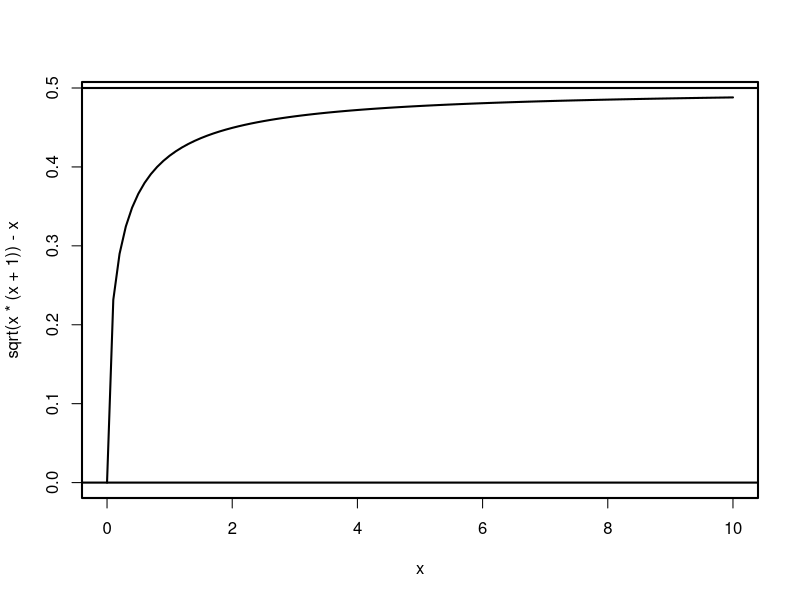
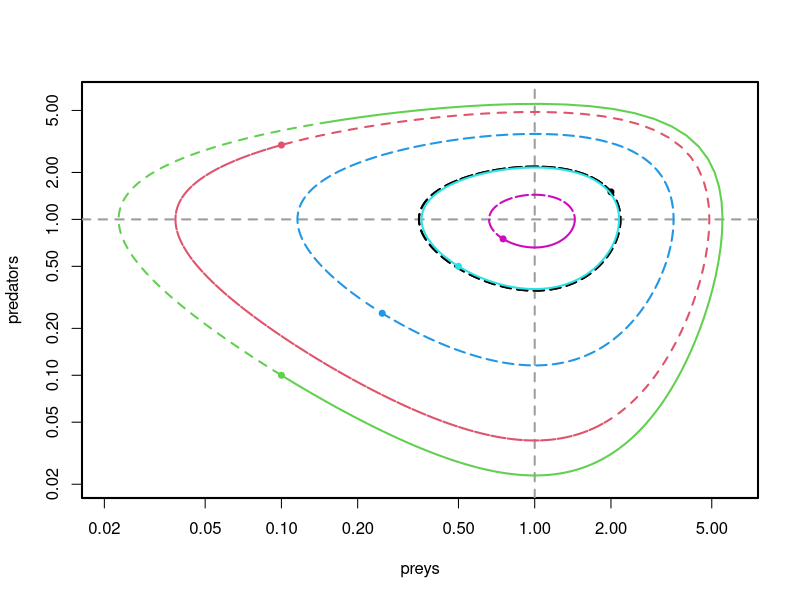
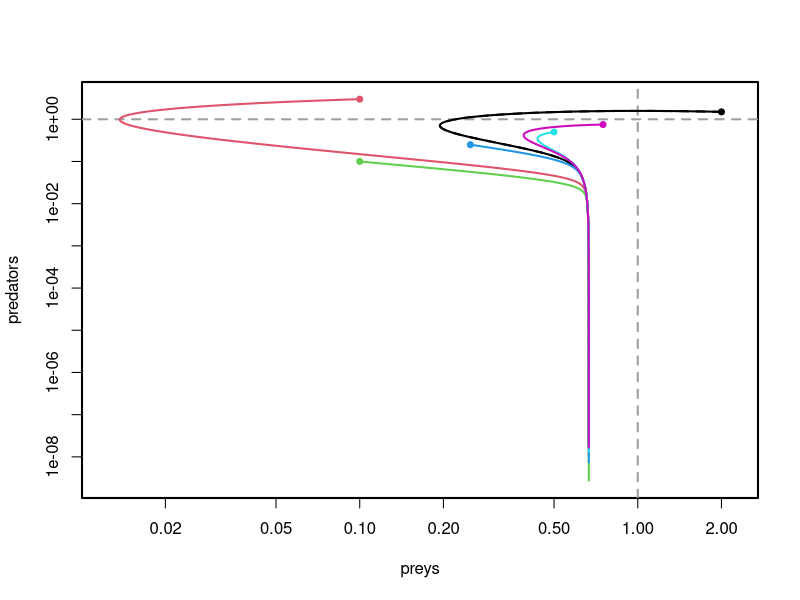
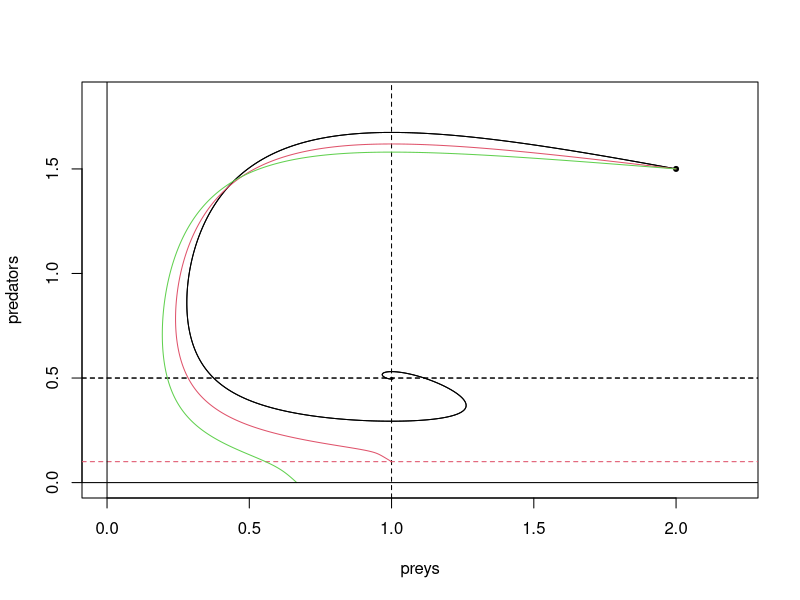
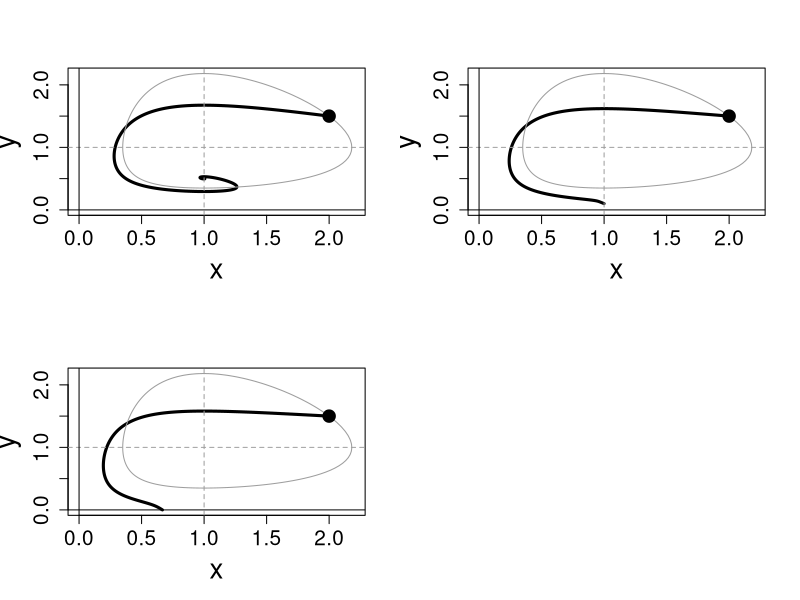
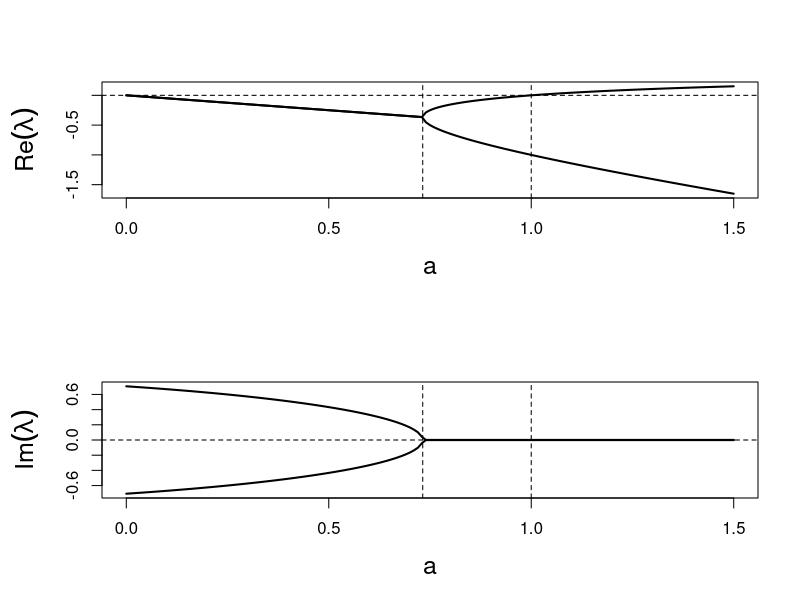

R code for these plots, in order:
# Lotka-Volterra model with density-dependence

rm(list=ls()); par(mfrow=c(1, 1), lwd=2)
library(deSolve)
exportFig <- FALSE
dirFig <- '../Figures/'
figName <- 'LotkaVolterraDD'

# Parms
tMax <- 15; tNb <- 1e3; tGrid <- seq(0, tMax, by=.05)
y0List <- list(c(2, 1.5), c(.1, 3), c(.1, .1), c(.25, .25), c(.5, .5), c(.75, .75)); 
y0Nb <- length(y0List)

################################################################################
# Function sqrt(x(x+1)) - x
curve(sqrt(x*(x+1)) - x, from=0, to=10)
abline(h=c(0, 1/2))

################################################################################
# Regular Lotka-Volterra (r = 1)
# xp = x (1 - y); yp = - m y (1 - x)
m <- 1; parms1 <- c(m=m)
Model1 <- function(t, y, parms){return(list(c(y[1]*(1-y[2]), -parms[1]*y[2]*(1-y[1]))))}
Model1(0, y0List[[1]], parms1)
path1List <- list()
for(i in 1:y0Nb){
  path1List[[i]] <- ode.2D(y=y0List[[i]], times=tGrid, func=Model1, parms=parms1, dimens=c(1, 1), method='ode45')
}
xMax <- 1.1*max(sapply(1:y0Nb, function(i){max(path1List[[i]][, 2])}))
yMax <- 1.1*max(sapply(1:y0Nb, function(i){max(path1List[[i]][, 3])}))
xMin <- 0.9*min(sapply(1:y0Nb, function(i){min(path1List[[i]][, 2])}))
yMin <- 0.9*min(sapply(1:y0Nb, function(i){min(path1List[[i]][, 3])}))
plot(path1List[[1]][, 2], path1List[[1]][, 3], xlab='preys', ylab='predators', 
     log='xy', xlim=c(xMin, xMax), ylim=c(yMin, yMax), type='l', lty=2)
abline(h=1, v=1, lty=2, col=8)
for(i in 1:y0Nb){
  lines(path1List[[i]][, 2], path1List[[i]][, 3], col=i, lty=2)
  points(y0List[[i]][1], y0List[[i]][2], pch=20, col=i)
}

################################################################################
# Lotka-Volterra with density-dependence
# xp = x ( 1 - y); yp = - m y (1 - x)
m <- 0.5; a <- 1.5; parms2 <- c(m=m, a=a)
a1 <- 2*(sqrt(m*(m+1)) - m)
tMax <- 100; tNb <- 1e3; tGrid <- seq(0, tMax, by=.05)
Model2 <- function(t, y, parms){return(list(c(y[1]*(1-y[2]-parms[2]*y[1]), -parms[1]*y[2]*(1-y[1]))))}
Stat <- function(parms){c(1, 1-parms[2])}
JacobStat <- function(parms){matrix(c(-parms[2], -1, parms[1]*(1-parms[2]), 0), byrow=TRUE, 2, 2)}
Carac <- function(lambda, J){det(lambda*diag(2) - J)}
PolStat <- function(lambda, parms){lambda^2 + parms[2]*lambda + parms[1]*(1 - parms[2])}
Model2(0, y0List[[1]], parms2)
path2List <- list()
for(i in 1:y0Nb){
  path2List[[i]] <- ode.2D(y=y0List[[i]], times=tGrid, func=Model2, parms=parms2, dimens=c(1, 1), method='ode45')
}
xMax <- 1.1*max(sapply(1:y0Nb, function(i){max(path2List[[i]][, 2])}))
yMax <- 1.1*max(sapply(1:y0Nb, function(i){max(path2List[[i]][, 3])}))
xMin <- 0.9*min(sapply(1:y0Nb, function(i){min(path2List[[i]][, 2])}))
yMin <- 0.9*min(sapply(1:y0Nb, function(i){min(path2List[[i]][, 3])}))
plot(path2List[[1]][, 2], path2List[[1]][, 3], xlab='preys', ylab='predators', 
     log='xy', xlim=c(xMin, xMax), ylim=c(yMin, yMax), type='l', lty=2)
abline(h=1, v=1, lty=2, col=8)
for(i in 1:y0Nb){
  lines(path2List[[i]][, 2], path2List[[i]][, 3], col=i)
  points(y0List[[i]][1], y0List[[i]][2], pch=20, col=i)
}
abline(h=Stat(parms2)[2], lty=2, col=8)

stat <- Stat(parms2)
Model2(0, stat, parms2)
Jstat <- JacobStat(parms2)
print(Jstat)
print(matrix(c(-a, -1, m*(1-a), 0), byrow=TRUE, 2, 2))
print(c(det(Jstat), m*(1-a)))
lambda <- rnorm(1); print(c(Carac(lambda, Jstat), PolStat(lambda, parms2)))
delta <- a^2 - 4*m*(1 - a)
print(eigen(Jstat)$values)
print(c((-a+sqrt(as.complex(delta)))/2, (-a-sqrt(as.complex(delta)))/2))

################################################################################
# Different parms
par(mfrow=c(1, 1), lwd=1)
tMax <- 100; tNb <- 1e3; tGrid <- seq(0, tMax, by=.01)
y0Num <- 1; y0 <- y0List[[y0Num]]
m <- 0.5; a1 <- 2*(sqrt(m*(m+1)) - m)
# aList <- c(0.25, 0.5, 0.9, 1, 1.1, 1.5); parmsNb <- length(aList)
aList <- c(0.5, 0.9, 1.5); parmsNb <- length(aList)
parmsList <- list(); for(i in 1:parmsNb){parmsList[[i]] <- c(m=m, a=aList[i])}
path3List <- list()
for(i in 1:parmsNb){
  path3List[[i]] <- ode.2D(y=y0, times=tGrid, func=Model2, parms=parmsList[[i]], dimens=c(1, 1), method='ode45')
}
xMax <- 1.1*max(sapply(1:parmsNb, function(i){max(path3List[[i]][, 2])}))
yMax <- 1.1*max(sapply(1:parmsNb, function(i){max(path3List[[i]][, 3])}))
xMin <- 0; #0.9*min(sapply(1:parmsNb, function(i){min(path3List[[i]][, 2])}))
yMin <- 0; #0.9*min(sapply(1:parmsNb, function(i){min(path3List[[i]][, 3])}))
plot(path3List[[1]][, 2], path3List[[1]][, 3], xlab='preys', ylab='predators', 
      xlim=c(xMin, xMax), ylim=c(yMin, yMax), type='l')
points(y0[1], y0[2], pch=20)
abline(v=Stat(parmsList[[1]])[1], lty=2, col=1)
abline(h=Stat(parmsList[[1]])[2], lty=2, col=1)
for(i in 1:parmsNb){
  lines(path3List[[i]][, 2], path3List[[i]][, 3], col=i)
  abline(h=Stat(parmsList[[i]])[2], lty=2, col=i)
}
abline(h=0, v=0)

# Plots
par(mfrow=c(2, 2))
yMax <- max(yMax, max(path1List[[y0Num]][, 3]))
for(i in 1:parmsNb){
  if(exportFig){png(paste0(dirFig, figName, '-m', m, '-a', aList[i], '.png'))}
  plot(path3List[[i]][, 2], path3List[[i]][, 3], xlab='x', ylab='y', 
       xlim=c(xMin, xMax), ylim=c(yMin, yMax), type='l', lwd=3, cex.axis=1.5, cex.lab=2)
  lines(path1List[[y0Num]][, 2], path1List[[y0Num]][, 3], col=8)
  points(y0[1], y0[2], pch=20, cex=3)
  abline(h=1, v=1, lty=2, col=8)
  abline(h=0, v=0)
  if(exportFig){dev.off()}
  # if(aList[i]>1){abline(v=1/aList[i], lty=2)}
}

# Stationary state and Jacobian
a1 <- 2*(sqrt(m*(m+1)) - m)
for(parms in parmsList){
  cat('parms:', parms, '\n')
  Jstat <- JacobStat(parms); 
  # print(Jstat)
  cat(eigen(Jstat)$values, '\n')
  cat(eigen(Jstat)$vectors[, 1], ' / ', eigen(Jstat)$vectors[, 2], '\n\n')
}

aList <- seq(0, 3*m, by=.01); parmsNb <- length(aList)
parmsList <- list(); for(i in 1:parmsNb){parmsList[[i]] <- c(m, aList[i])}
eigenVal <- matrix(NA, parmsNb, 2)
for(i in 1:parmsNb){
  ev <- eigen(JacobStat(parmsList[[i]]))$values
  eigenVal[i, ] <- ev[order(Re(ev))]
}

par(mfrow=c(2, 1), lwd=1)
if(exportFig){png(paste0(dirFig, figName, '-m', m, '-eigenValueReal.png'), width=900, height=250)}
par(mar=c(5, 5, 4, 2)+.1)
plot(aList, Re(eigenVal[, 1]), type='l', ylim=range(Re(eigenVal), na.rm=TRUE), lwd=2, 
     xlab='a', ylab=expression(Re(lambda)), cex.axis=1, cex.lab=1.5)
lines(aList, Re(eigenVal[, 2]), lwd=2)
abline(h=0, v=c(a1, 1), lty=2)
if(exportFig){dev.off()}
# delta <- aList^2 - 4*m*(1 - aList)
# lambda <- cbind((-aList+sqrt(as.complex(delta)))/2, (-aList-sqrt(as.complex(delta)))/2)
# lines(aList, Re(lambda[, 2]), col='pink', lty=2)
# lines(aList, Re(lambda[, 1]), col='cyan', lty=2)

if(exportFig){png(paste0(dirFig, figName, '-m', m, '-eigenValueImaginary.png'), width=900, height=250)}
par(mar=c(5, 5, 4, 2)+.1)
plot(aList, Im(eigenVal[, 1]), type='l', ylim=range(Im(eigenVal), na.rm=TRUE), lwd=2, 
     xlab='a', ylab=expression(Im(lambda)), cex.axis=1, cex.lab=1.5)
lines(aList, Im(eigenVal[, 2]), lwd=2)
abline(h=0, v=c(a1, 1), lty=2)
if(exportFig){dev.off()}
